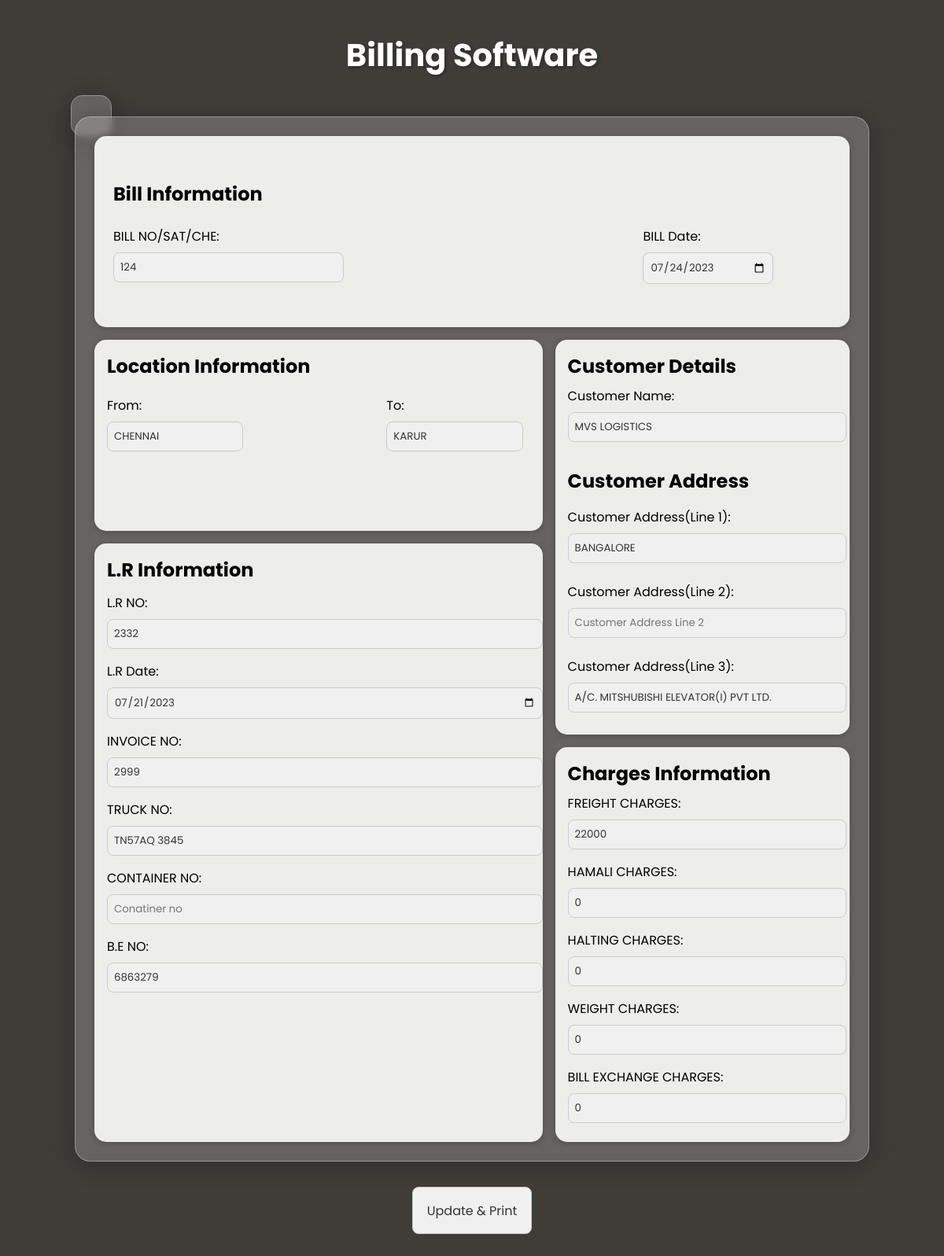
Page /edit/124 on the committed database.
### frontend/models.py (models this page shows)
class Bill(models.Model):
    bill_no = models.CharField(
        primary_key=True, null=False, blank=False, max_length=10)
    bill_date = models.DateField()
    from_field = models.CharField(blank=False, max_length=150)
    to_field = models.CharField(blank=False, max_length=150)
    customer_name = models.CharField(blank=False, max_length=150)
    customer_address_line_1 = models.TextField(blank=False, max_length=150)
    customer_address_line_2 = models.TextField(blank=True, max_length=150)
    customer_address_line_3 = models.TextField(blank=True, max_length=150)
    lr_no = models.CharField(max_length=150)
    lr_date = models.DateField(blank=True)
    invoice_no = models.CharField(max_length=150)
    truck_no = models.CharField(max_length=150)
    container_no = models.CharField(max_length=150)
    be_no = models.CharField(max_length=150)
    freight_charges = models.IntegerField(default=0)
    hamali_charges = models.IntegerField(default=0)
    halting_charges = models.IntegerField(default=0)
    weight_charges = models.IntegerField(default=0)
    bill_exchange_charges = models.IntegerField(default=0)
    total = models.IntegerField(default=0)

### frontend/views.py (the view, shortened to what this page needs)
# urls.py: path('edit/<str:bill_id>', edit_bill),
def edit_bill(request, bill_id):
    bill = Bill.objects.filter(bill_no=bill_id).first()
    return render(request, 'frontend/base.html', {'bill': bill})

### frontend/templates/frontend/base.html (shortened to what this page needs)
<!DOCTYPE html>
{% load static %}
<html lang="en">
  <head>
    <link rel="stylesheet" href="{% static 'frontend/style.css' %}" />
  </head>
  <body>
    <h1>Billing Software</h1>
    <a href="/" class="back-btn"></a>
    {% if bill %}
    <form action="/edit/{{ bill.bill_no }}" method="post">
      <div class="form-container">
        <div class="bill-info">
          <h3>Bill Information</h3>
          <div>
            <div class="bill-no">
              <label for="bill-no">BILL NO/SAT/CHE: </label>
              <br />
              <input
                id="bill-no"
                type="text"
                name="bill-no"
                placeholder="Bill no"
                value="{{ bill.bill_no }}"
                required
              />
            </div>
            <div class="bill-date">
              <label for="bill-date">BILL Date: </label>
              <br />
              <input type="date" name="bill-date" placeholder="Bill Date"
              id="new-bill bill-date" value="{{ bill.bill_date|date:"Y-m-d" }}"
              />
            </div>
          </div>
        </div>
        <div class="cust-details">
          <h3>Customer Details</h3>
          <div>
            <div class="cust-name">
              <label for="cust-name">Customer Name: </label>
              <br />
              <input
                type="text"
                name="cust-name"
                placeholder="Customer Name"
                id="cust-name"
                value="{{ bill.customer_name }}"
              />
            </div>
            <div class="cust-addr">
              <h3>Customer Address</h3>
              <div>
                <div class="cust-addr-1">
                  <label for="cust-addr-1">Customer Address(Line 1): </label>
                  <br />
                  <input
                    type="text"
                    name="cust-addr-1"
                    placeholder="Customer Address Line 1"
                    id="cust-addr-1"
                    value="{{ bill.customer_address_line_1 }}"
                  />
                </div>
                <div class="cust-addr-2">
                  <label for="cust-addr-2">Customer Address(Line 2): </label>
                  <br />
                  <input
                    type="text"
                    name="cust-addr-2"
                    placeholder="Customer Address Line 2"
                    id="cust-addr-2"
                    value="{{ bill.customer_address_line_2 }}"
                  />
                </div>
                <div class="cust-addr-3">
                  <label for="cust-addr-3">Customer Address(Line 3): </label>
                  <br />
                  <input
                    type="text"
                    name="cust-addr-3"
                    placeholder="Customer Address Line 3"
                    id="cust-addr-3"
                    value="{{ bill.customer_address_line_3 }}"
                  />
                </div>
              </div>
            </div>
          </div>
        </div>
        <div class="location">
          <h3>Location Information</h3>
          <div>
            <div class="from">
              <label for="from">From: </label>
              <br />
              <input
                type="text"
                id="from"
                value="{{ bill.from_field }}"
                name="from"
                placeholder="From"
              />
            </div>
            <div class="to">
              <label for="to">To: </label>
              <br />
              <input
                type="text"
                id="to"
                name="to"
                placeholder="To"
                value="{{ bill.to_field }}"
              />
            </div>
          </div>
        </div>
        <div class="lr-info">
          <h3>L.R Information</h3>
          <div>
            <div class="lr-no">
              <label for="lr-no">L.R NO: </label>
              <br />
              <input
                type="text"
                id="lr-no"
                name="lr-no"
                placeholder="L.R no"
                value="{{ bill.lr_no }}"
              />
            </div>
            <div class="lr-date">
              <label for="lr-date">L.R Date: </label>
              <br />
              <input type="date" id="lr-date" class="old-lr-date" name="lr-date"
              value="{{ bill.lr_date|date:"Y-m-d" }}" />
            </div>
            <div class="invoice-no">
              <label for="invoice-no">INVOICE NO: </label>
              <br />
              <input
                type="text"
                name="invoice-no"
                placeholder="Invoice no"
                id="invoice-no"
                value="{{ bill.invoice_no }}"
              />
            </div>
            <div class="truck-no">
              <label for="truck-no">TRUCK NO: </label>
              <br />
              <input
                type="text"
                name="truck-no"
                placeholder="Truck no"
                id="truck-no"
                value="{{ bill.truck_no }}"
              />
            </div>
            <div class="container-no">
              <label for="container-no">CONTAINER NO: </label>
              <br />
              <input
                type="text"
                name="container-no"
                placeholder="Conatiner no"
                id="container-no"
                value="{{ bill.container_no }}"
              />
            </div>
            <div class="be-no">
              <label for="be-no">B.E NO: </label>
              <br />
              <input
                type="text"
                id="be-no"
                value="{{ bill.be_no }}"
                name="be-no"
                placeholder="B.E no"
              />
            </div>
          </div>
        </div>
        <div class="charges">
          <h3>Charges Information</h3>
          <div>
            <div class="freight-charges">
              <label for="freight-charges">FREIGHT CHARGES: </label>
              <br />
              <input
                type="text"
                name="freight-charges"
                placeholder="Freight Charges"
                id="freight-charges"
                value="{{ bill.freight_charges }}"
              />
            </div>
            <div class="hamali-charges">
              <label for="hamali-charges">HAMALI CHARGES: </label>
              <br />
              <input
                type="text"
                name="hamali-charges"
                placeholder="Hamali Charges"
                id="hamali-charges"
                value="{{ bill.hamali_charges }}"
              />
            </div>
            <div class="halting-charges">
              <label for="halting-charges">HALTING CHARGES: </label>
              <br />
              <input
                type="text"
                name="halting-charges"
                placeholder="Halting Charges"
                id="halting-charges"
                value="{{ bill.halting_charges }}"
              />
            </div>
            <div class="weight-charges">
              <label for="weight-charges">WEIGHT CHARGES: </label>
              <br />
              <input
                type="text"
                name="weight-charges"
                placeholder="Weight Charges"
                id="weight-charges"
                value="{{ bill.weight_charges }}"
              />
            </div>
            <div class="bill-ex-charges">
              <label for="bill-ex-charges">BILL EXCHANGE CHARGES: </label>
              <br />
              <input
                type="text"
                name="bill-ex-charges"
                placeholder="Bill Exchange Charges"
                id="bill-ex-charges"
                value="{{ bill.bill_exchange_charges }}"
              />
            </div>
          </div>
        </div>
      </div>
      <div class="btn-group">
        <input class="submit-btn" type="submit" value="Update & Print" />
      </div>
    </form>
    {% endif %}
  </body>
</html>

### frontend/static/frontend/style.css (style rules this page uses)
* { margin: 0; padding: 0; font-family: "Poppins", sans-serif; }
body { background-color: #403d39; display: flex; flex-direction: column; justify-content: center; align-items: center; gap: 2rem; padding: 2.5rem; }
h1 { text-align: center; color: #fff; font-size: 2.5rem; margin-bottom: 1rem; text-shadow: 2px 2px 4px rgba(0, 0, 0, 0.3); }
.form-container { width: 80vw; display: grid; grid-template-columns: repeat(5, 1fr); grid-template-rows: repeat(5, 1fr); gap: 1rem; padding: 1.5rem; background: rgba(255, 255, 255, 0.2); border-radius: 20px; box-shadow: 0 4px 30px rgba(0, 0, 0, 0.3); backdrop-filter: blur(5px); border: 1px solid rgba(255, 255, 255, 0.3); }
.bill-info { grid-area: 1 / 1 / 2 / 6; display: flex; flex-direction: column; justify-content: center; align-items: flex-start; gap: 1rem; padding: 1rem 1.5rem; background-color: #edede9; border-radius: 15px; box-shadow: 0 2px 8px rgba(0, 0, 0, 0.2); }
.bill-info > div { width: 90%; display: flex; flex-direction: row; justify-content: space-between; }
.bill-info h3 { font-size: 1.5rem; margin-bottom: 0.5rem; }
input { margin: 0.5rem 0 0 0; width: 100%; padding: 0.5rem; border: 1px solid #ccc; border-radius: 8px; background-color: #f0f0f0; color: #333; }
.cust-details { grid-area: 2 / 4 / 4 / 6; display: flex; flex-direction: column; align-items: flex-start; background-color: #edede9; padding: 1rem; border-radius: 15px; box-shadow: 0 2px 8px rgba(0, 0, 0, 0.2); }
.cust-details > div { width: 100%; display: flex; flex-direction: column; justify-content: center; align-items: flex-start; gap: 2rem; }
.cust-details h3 { font-size: 1.5rem; margin-bottom: 0.5rem; }
.cust-details label { font-size: 1rem; margin-bottom: 0.5rem; }
.cust-details input { width: 21rem; }
.cust-addr { display: flex; flex-direction: column; justify-content: center; gap: 0.5rem; }
.cust-addr > div { display: flex; flex-direction: column; justify-content: center; align-items: center; gap: 1.5rem; }
.charges { grid-area: 4 / 4 / 6 / 6; background-color: #edede9; padding: 1rem; border-radius: 15px; box-shadow: 0 2px 8px rgba(0, 0, 0, 0.2); }
.charges > div { width: 100%; margin-bottom: 0.5rem; display: flex; flex-direction: column; justify-content: center; align-items: flex-start; gap: 1rem; }
.charges h3 { font-size: 1.5rem; margin-bottom: 0.5rem; }
.charges input { width: 21rem; }
.location { grid-area: 2 / 1 / 3 / 4; background-color: #edede9; padding: 1rem; border-radius: 15px; box-shadow: 0 2px 8px rgba(0, 0, 0, 0.2); }
.location > div { width: 95%; margin-top: 1.25rem; display: flex; flex-direction: row; justify-content: center; align-items: flex-start; gap: 12.5rem; }
.location h3 { font-size: 1.5rem; margin-bottom: 0.5rem; }
.lr-info { grid-area: 3 / 1 / 6 / 4; background-color: #edede9; padding: 1rem; border-radius: 15px; box-shadow: 0 2px 8px rgba(0, 0, 0, 0.2); }
.lr-info > div { width: 100%; margin-bottom: 0.5rem; display: flex; flex-direction: column; justify-content: center; align-items: flex-start; gap: 1rem; }
.lr-info h3 { font-size: 1.5rem; margin-bottom: 0.75rem; }
.lr-info input { width: 33.5rem; }
.btn-group { margin-top: 2rem; width: 100%; display: flex; flex-direction: row; justify-content: center; align-items: center; gap: 50px; }
.submit-btn { margin: 0; width: 15%; height: 7.5vh; font-size: 1rem; cursor: pointer; transition: all 0.25s cubic-bezier(0.175, 0.885, 0.32, 1.275); }
.back-btn { position: absolute; top: 7.5%; left: 7.5%; font-size: 36px; color: #edede9; width: 50px; height: 50px; display: flex; justify-content: center; align-items: center; background: rgba(255, 255, 255, 0.2); border-radius: 15px; box-shadow: 0 4px 30px rgba(0, 0, 0, 0.3); backdrop-filter: blur(5px); border: 1px solid rgba(255, 255, 255, 0.3); cursor: pointer; transition: all 0.25s cubic-bezier(0.175, 0.885, 0.32, 1.275); }

### rows in the picture
Bill: bill-no "124", bill-date "07/24/2023", cust-name "MVS LOGISTICS", cust-addr-1 "BANGALORE", cust-addr-3 "A/C. MITSHUBISHI ELEVATOR(I) PVT LTD.", from "CHENNAI", to "KARUR", lr-no "2332", lr-date "07/21/2023", invoice-no "2999", truck-no "TN57AQ 3845", be-no "6863279", freight-charges "22000", hamali-charges "0", halting-charges "0", weight-charges "0", bill-ex-charges "0"
